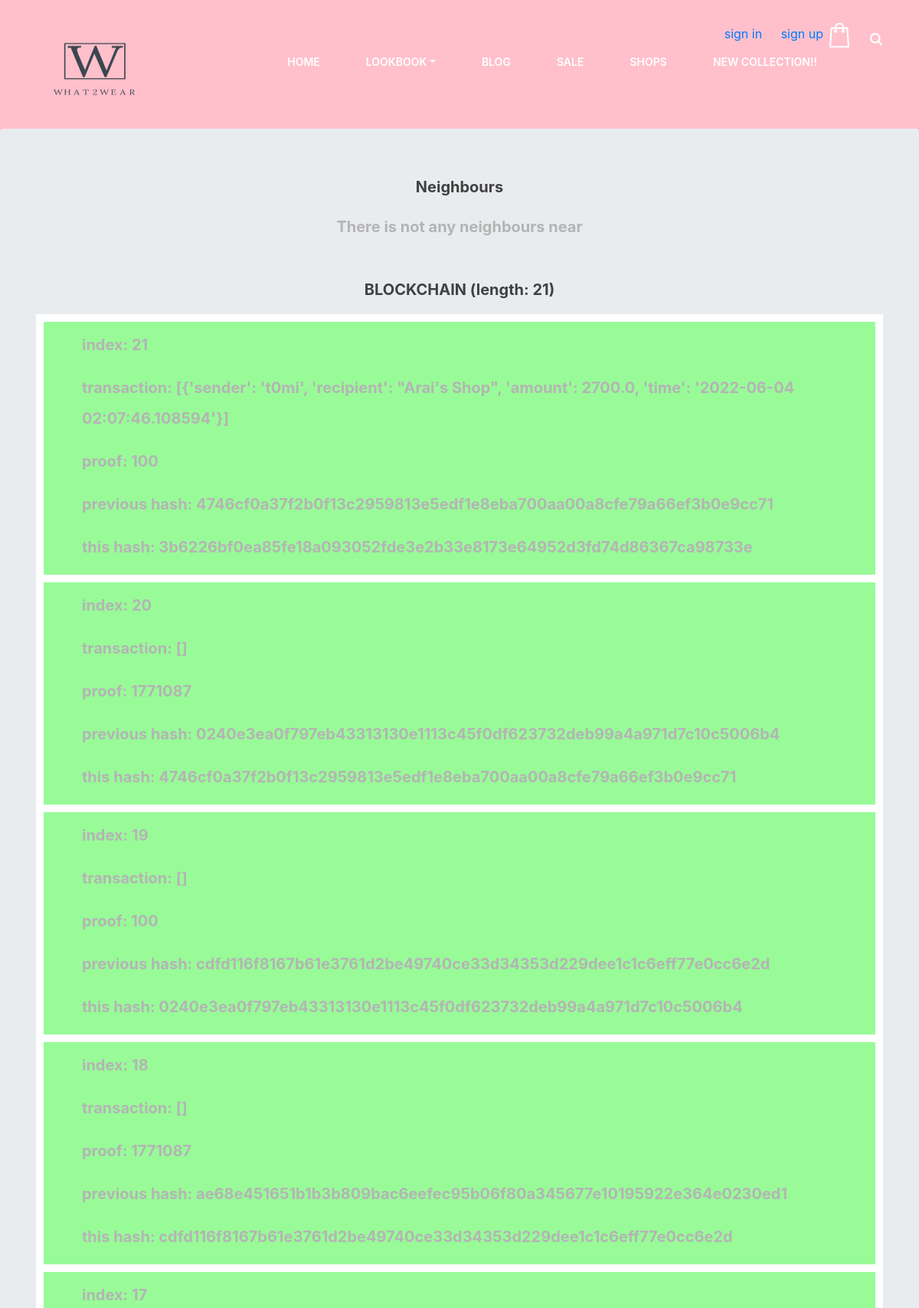
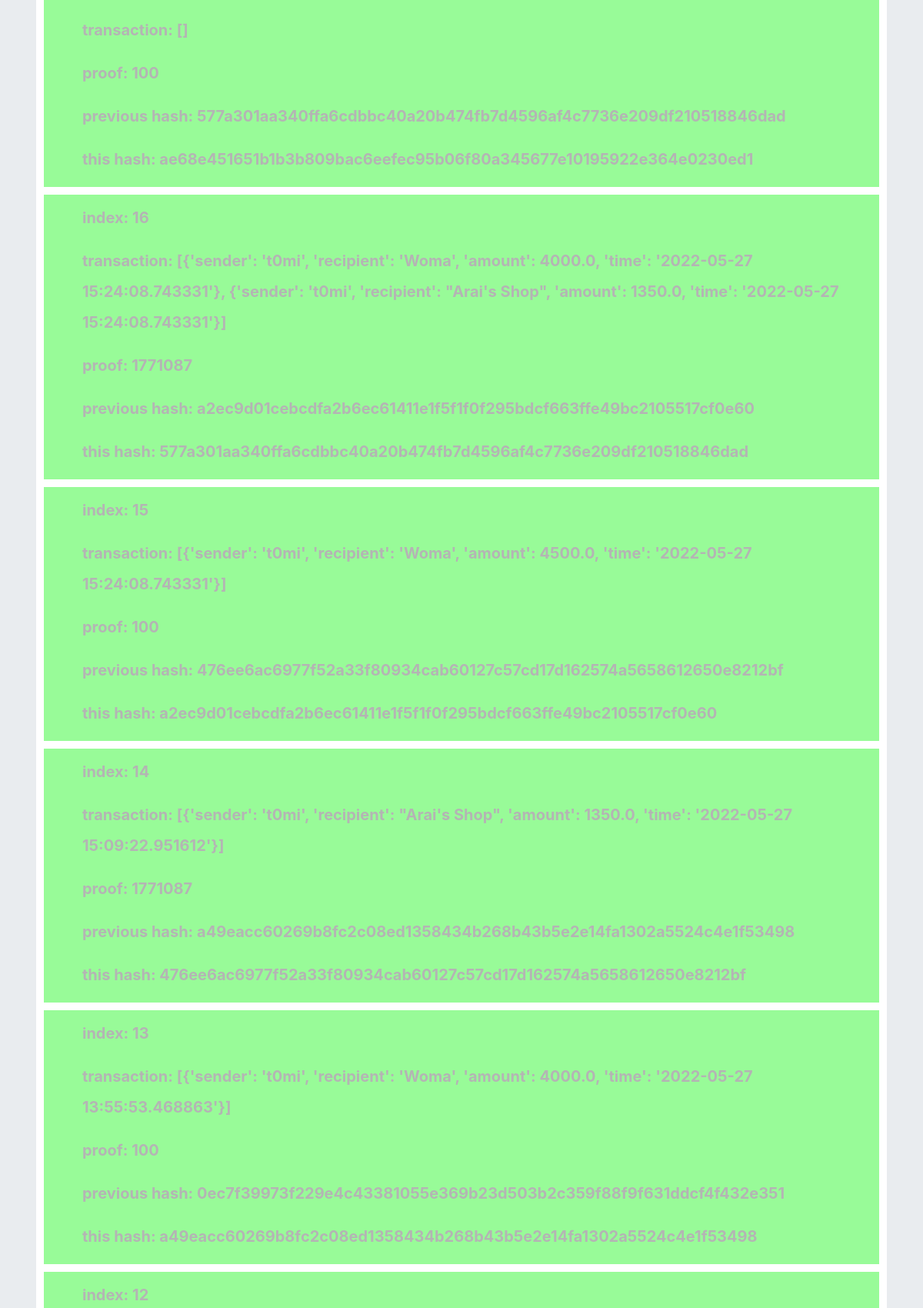
/main/block/chain/ (upper part), run on the app's committed database (2 pictures, top to bottom).
### LM/main/models.py (models this page shows)
class Block(models.Model):
    timestamp = models.TextField(default=datetime.date.today())
    transactions = models.TextField('Transactions')
    proof = models.IntegerField()
    previous_hash = models.TextField('Hash')

### LM/main/views.py (the view)
# urls.py: re_path(r'block/chain/', views.full_chain, name='chain'),
def full_chain(request):
    user_first_name = None
    if request.user.is_authenticated:
        user_first_name = get_user_first_name(request.user)
    blockchain_chain = Block.objects.all()
    colors = []
    colors.append("palegreen")
    current_index = 2
    hashes_blocks = hashes_of_blocks()
    is_red = False
    while current_index <= len(blockchain_chain):
        b1 = Block.objects.get(id=current_index)
        b_prev = Block.objects.get(id=(current_index - 1))
        if blockchain.valid_proof(b_prev.proof, b1.proof) and (
                not is_red and b1.previous_hash == blockchain.hash(Block.objects.get(id=(current_index - 1)))):
            colors.append("palegreen")
        else:
            is_red = True
            colors.append("red")
        current_index += 1
    blockchain_chain2 = Block.objects.all().order_by("-id")
    colors.reverse()
    hashes_blocks.reverse()
    zippedList = zip(blockchain_chain2, hashes_blocks, colors)
    print(blockchain_chain)
    response = {
        'neighbours': blockchain.nodes,
        'length': len(blockchain_chain),
        'zip': zippedList,
        'user_first_name': user_first_name
    }
    print("here")
    return render(request, 'block/blockchain.html', response)

### LM/main/views.py (called while the page is built)
def hashes_of_blocks():
    hashes = []
    for i in Block.objects.all():
        hashes.append(blockchain.hash(i))
    print(hashes)
    return hashes

    @staticmethod
    def hash(block):
        block_json = {
            'index': block.id,
            'timestamp': block.timestamp,
            'transactions': block.transactions,
            'proof': block.proof,
            'previous_hash': block.previous_hash,
        }
        block_string = json.dumps(block_json, sort_keys=True).encode()
        return hashlib.sha256(block_string).hexdigest()

    @staticmethod
    def valid_proof(last_proof, proof):
        guess = str(last_proof * proof).encode()
        guess_hash = hashlib.sha256(guess).hexdigest()
        return guess_hash[:5] == "00000"

### LM/mainApp/templates/block/blockchain.html (shortened to what this page needs)
{% extends "block/mine.html" %}
{% load static %}
{% block cont %}
<div>
    <h1 class="lead font-weight-bold" style="text-align: center; margin-bottom: 20px">Neighbours</h1>
    {% if neighbours %}
    <table style="margin: 0 auto 50px auto">
        {% for item_n in neighbours%}
        <div>
            <td style="border: 5px white solid; border-radius: 50%; padding: 15px 20px 0 20px">
                <p class="lead font-weight-bold"> {{item_n}}</p>
            </td>
        </div>
        {% endfor %}
    {% else %}
                <p class="lead font-weight-bold" style="text-align: center; margin-bottom: 50px"> There is not any neighbours near</p>
        {% endif %}
</div>
<h1 class="lead font-weight-bold" style="text-align: center; margin-bottom: 20px">BLOCKCHAIN (length: {{length}})</h1>
<table style="border: 5px white solid">
    {% for item_chain,item_hash, item_color in zip %}
    <div>
        <tr style="border: 10px white solid">
            <td style="background:{{item_color}}; padding: 10px 0 0 50px">
                <div>
                    <p class="lead font-weight-bold"> index: {{item_chain.id}} <br></p>
                    <p class="lead font-weight-bold"> transaction: {{item_chain.transactions}} <br></p>
                    <p class="lead font-weight-bold"> proof: {{item_chain.proof}} <br></p>
                    <p class="lead font-weight-bold"> previous hash: {{item_chain.previous_hash}} <br></p>
                    <p class="lead font-weight-bold"> this hash: {{item_hash}} <br></p>
                </div>
            </td>
        </tr>
    </div>
    {% endfor %}
</table>
{% endblock %}

### LM/mainApp/static/css/style.css (style rules this page uses)
html, body { height: 100%; font-family: 'Raleway', sans-serif; -webkit-font-smoothing: antialiased; font-smoothing: antialiased; }
h1, h2, h3, h4, h5, h6 { margin: 0; font-weight: 500; color: #414141; }
h1 { font-size: 70px; }
p { font-size: 14px; color: #b4b4b4; line-height: 2; }

### data on the page
Block: id "21", transactions "[{'sender': 't0mi', 'recipient': \"Arai's Shop\", 'amount': 2700.0, 'time': '2022-06-04 02:07:46.108594'}]", proof "100", previous_hash "4746cf0a37f2b0f13c2959813e5edf1e8eba700aa00a8cfe79a66ef3b0e9cc71", item_hash "3b6226bf0ea85fe18a093052fde3e2b33e8173e64952d3fd74d86367ca98733e"
Block: id "20", transactions "[]", proof "1771087", previous_hash "0240e3ea0f797eb43313130e1113c45f0df623732deb99a4a971d7c10c5006b4", item_hash "4746cf0a37f2b0f13c2959813e5edf1e8eba700aa00a8cfe79a66ef3b0e9cc71"
Block: id "19", transactions "[]", proof "100", previous_hash "cdfd116f8167b61e3761d2be49740ce33d34353d229dee1c1c6eff77e0cc6e2d", item_hash "0240e3ea0f797eb43313130e1113c45f0df623732deb99a4a971d7c10c5006b4"
Block: id "18", transactions "[]", proof "1771087", previous_hash "ae68e451651b1b3b809bac6eefec95b06f80a345677e10195922e364e0230ed1", item_hash "cdfd116f8167b61e3761d2be49740ce33d34353d229dee1c1c6eff77e0cc6e2d"
Block: id "17", transactions "[]", proof "100", previous_hash "577a301aa340ffa6cdbbc40a20b474fb7d4596af4c7736e209df210518846dad", item_hash "ae68e451651b1b3b809bac6eefec95b06f80a345677e10195922e364e0230ed1"
Block: id "16", transactions "[{'sender': 't0mi', 'recipient': 'Woma', 'amount': 4000.0, 'time': '2022-05-27 15:24:08.743331'}, {'sender': 't0mi', 'recipient': \"Arai's Shop\", 'amount': 1350.0, 'time': '2022-05-27 15:24:08.743331'}]", proof "1771087", previous_hash "a2ec9d01cebcdfa2b6ec61411e1f5f1f0f295bdcf663ffe49bc2105517cf0e60", item_hash "577a301aa340ffa6cdbbc40a20b474fb7d4596af4c7736e209df210518846dad"
Block: id "15", transactions "[{'sender': 't0mi', 'recipient': 'Woma', 'amount': 4500.0, 'time': '2022-05-27 15:24:08.743331'}]", proof "100", previous_hash "476ee6ac6977f52a33f80934cab60127c57cd17d162574a5658612650e8212bf", item_hash "a2ec9d01cebcdfa2b6ec61411e1f5f1f0f295bdcf663ffe49bc2105517cf0e60"
Block: id "14", transactions "[{'sender': 't0mi', 'recipient': \"Arai's Shop\", 'amount': 1350.0, 'time': '2022-05-27 15:09:22.951612'}]", proof "1771087", previous_hash "a49eacc60269b8fc2c08ed1358434b268b43b5e2e14fa1302a5524c4e1f53498", item_hash "476ee6ac6977f52a33f80934cab60127c57cd17d162574a5658612650e8212bf"
Block: id "13", transactions "[{'sender': 't0mi', 'recipient': 'Woma', 'amount': 4000.0, 'time': '2022-05-27 13:55:53.468863'}]", proof "100", previous_hash "0ec7f39973f229e4c43381055e369b23d503b2c359f88f9f631ddcf4f432e351", item_hash "a49eacc60269b8fc2c08ed1358434b268b43b5e2e14fa1302a5524c4e1f53498"
Block: id "12"

### other printed values
{{ length }} "21"
